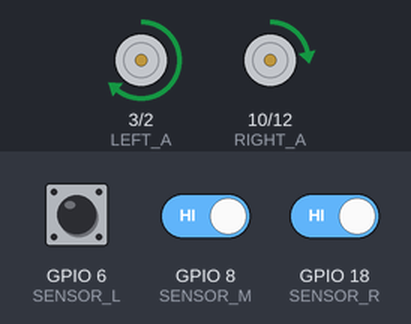
This sketch was run on a simulated ESP32-S3. Shown: motor-driver pin pairs drawn as motors (green arrow = first pin HIGH = forward, orange = second pin HIGH = backward, longer = more drive). The test bench sets the inputs (shaded band); at power-on: GPIO 6 (SENSOR_L) HIGH, GPIO 8 (SENSOR_M) HIGH, GPIO 18 (SENSOR_R) HIGH.

Above: at 1.7 s.
1.8 s: GPIO 6 (SENSOR_L) driven LOW
At 2.6 s:
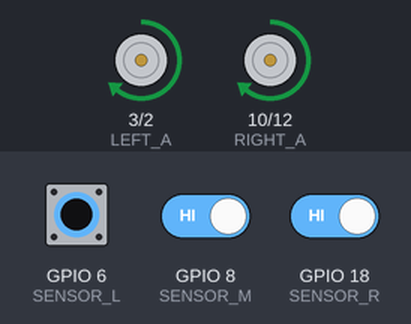
4.8 s: GPIO 8 (SENSOR_M) driven LOW
At 5.7 s:
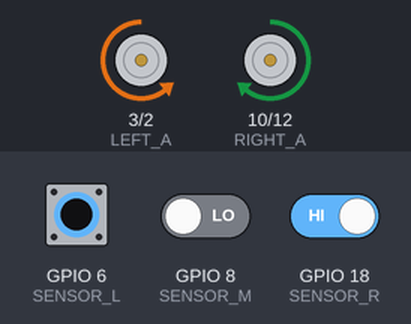
7.8 s: GPIO 6 (SENSOR_L) pulsed HIGH 5 times (0.12 s each, 0.3 s apart)
At 9.15 s:
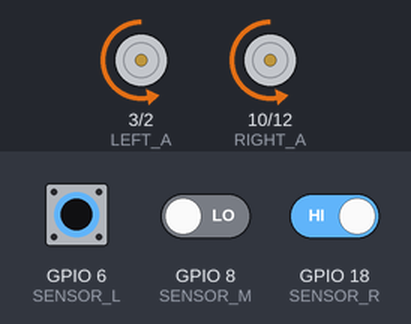
Timing chart, 0 to 16.8 s (numbered marks = the images above; inputs shaded):
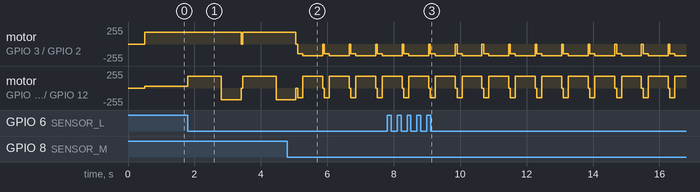

The sketch:

maze.ino
```cpp
// ==================== 避障迷宫小车（右手法则） ====================
// 传感器：有障碍 = 0，无障碍 = 1

#include <Arduino.h>

// ==================== 电机引脚 ====================
#define LEFT_A   3
#define LEFT_B   2
#define RIGHT_A  10
#define RIGHT_B  12

// ==================== 传感器引脚 ====================
#define SENSOR_L  6
#define SENSOR_M  8
#define SENSOR_R  18

// ==================== 电机配置 ====================
#define PWM_FREQ 1000
#define PWM_RES 8
#define SPEED_NORMAL 180      // 提高直行速度
#define SPEED_TURN 180        // 提高转弯速度
#define SPEED_TURN_BACK 150   // 倒车速度
#define BACK_DELAY 150
#define ADJUST_DELAY 60      // 微调转弯时间增加
#define TURN_DELAY 600        // 正常转弯时间增加
#define LEFT_WALL_TIMEOUT 1000

#define CH_LA 0
#define CH_LB 1
#define CH_RA 2
#define CH_RB 3

void motorInit() {
  ledcSetup(CH_LA, PWM_FREQ, PWM_RES);
  ledcSetup(CH_LB, PWM_FREQ, PWM_RES);
  ledcSetup(CH_RA, PWM_FREQ, PWM_RES);
  ledcSetup(CH_RB, PWM_FREQ, PWM_RES);

  ledcAttachPin(LEFT_A, CH_LA);
  ledcAttachPin(LEFT_B, CH_LB);
  ledcAttachPin(RIGHT_A, CH_RA);
  ledcAttachPin(RIGHT_B, CH_RB);

  stopCar();
}

void forward() {
  ledcWrite(CH_LA, SPEED_NORMAL);
  ledcWrite(CH_LB, 0);
  ledcWrite(CH_RA, SPEED_NORMAL);
  ledcWrite(CH_RB, 0);
}

void forwardRight() {
  // 右倾前进：左轮快，右轮慢
  ledcWrite(CH_LA, SPEED_NORMAL );
  ledcWrite(CH_LB, 0);
  ledcWrite(CH_RA, SPEED_NORMAL - 150);
  ledcWrite(CH_RB, 0);
}

void backUp() {
  ledcWrite(CH_LA, 0);
  ledcWrite(CH_LB, SPEED_TURN_BACK);
  ledcWrite(CH_RA, 0);
  ledcWrite(CH_RB, SPEED_TURN_BACK);
  delay(BACK_DELAY);
  stopCar();
}

void adjustLeft() {
  // 微调左转（直接左转，不后退）
  ledcWrite(CH_LA, 0);
  ledcWrite(CH_LB, SPEED_TURN);
  ledcWrite(CH_RA, SPEED_TURN);
  ledcWrite(CH_RB, 0);
  delay(ADJUST_DELAY);
  stopCar();
}

void turnLeft() {
  backUp();
  ledcWrite(CH_LA, 0);
  ledcWrite(CH_LB, SPEED_TURN);
  ledcWrite(CH_RA, SPEED_TURN);
  ledcWrite(CH_RB, 0);
  delay(TURN_DELAY);
  stopCar();
}

void turnRight() {
  ledcWrite(CH_LA, SPEED_TURN);
  ledcWrite(CH_LB, 0);
  ledcWrite(CH_RA, 0);
  ledcWrite(CH_RB, SPEED_TURN);
  delay(TURN_DELAY);
  stopCar();
}

void turnBack() {
  stopCar();
  delay(100);
  backUp();
  delay(50);
  // 右转180度
  ledcWrite(CH_LA, SPEED_TURN);
  ledcWrite(CH_LB, 0);
  ledcWrite(CH_RA, 0);
  ledcWrite(CH_RB, SPEED_TURN);
  delay(800);
  stopCar();
  delay(100);
}

void stopCar() {
  ledcWrite(CH_LA, 0);
  ledcWrite(CH_LB, 0);
  ledcWrite(CH_RA, 0);
  ledcWrite(CH_RB, 0);
}

void sensorInit() {
  pinMode(SENSOR_L, INPUT);
  pinMode(SENSOR_M, INPUT);
  pinMode(SENSOR_R, INPUT);
}

void avoidObstacle() {
  static unsigned long leftWallStartTime = 0;
  static bool leftWallDetected = false;

  int L = digitalRead(SENSOR_L);
  int M = digitalRead(SENSOR_M);
  int R = digitalRead(SENSOR_R);

  // ===== 规则4：前方遇到障碍物 → 后退后左转 =====
  if (M == 0) {
    turnLeft();
    leftWallDetected = false;
    return;
  }

  // ===== 规则3：左侧存在障碍物超过1000ms后右转 =====
  if (L == 0) {
    if (!leftWallDetected) {
      leftWallDetected = true;
      leftWallStartTime = millis();
    }

    if (millis() - leftWallStartTime >= LEFT_WALL_TIMEOUT) {
      turnRight();
      leftWallDetected = false;
      return;
    }

    forward();
    return;
  } else {
    leftWallDetected = false;
  }

  // ===== 规则2：右侧存在障碍物 → 直接左转微调 =====
  if (R == 0) {
    adjustLeft();    // 直接左转微调，不后退
    forward();       // 然后直行
    return;
  }

  // ===== 规则1：无感应物时优先右倾寻找障碍物 =====
  if (L == 1 && M == 1 && R == 1) {
    forwardRight();
    return;
  }

  // ===== 默认：直行 =====
  forward();
}

void setup() {
  motorInit();
  sensorInit();
  stopCar();
  delay(500);
}

void loop() {
  avoidObstacle();
  delay(50);
}
```

Measured:
- after the input at 1.8 s, motor on GPIO 3 (LEFT_A) / GPIO 2 (LEFT_B): forward 179/255 → stopped after 1.6 s, → forward 179/255 0.05 s later; motor on GPIO 10 (RIGHT_A) / GPIO 12 (RIGHT_B): alternates forward 179/255 for 1.0 s and backward 179/255 for 0.60 s, starting at once
